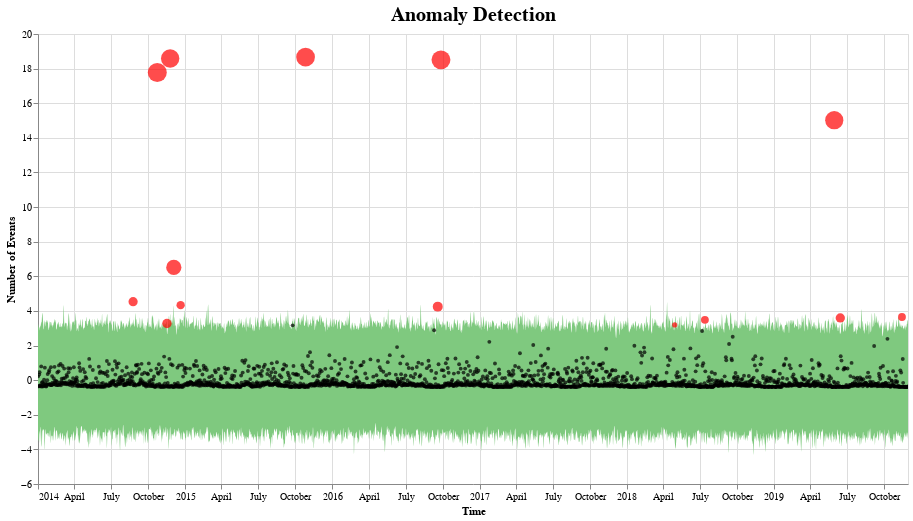

Notebook code for this chart:
### Code cell
fbp_data = pd.DataFrame()
fbp_data['ds'] = pd.date_range(start='1/1/2014', periods=len(eas_data))
fbp_data['y'] = eas_data[0] 

pred = fit_predict_model(fbp_data)
pred = detect_anomalies(pred)
plot_anomalies(pred)

### Figure 1 — Vega-Lite specification as saved in the notebook (floating-point values rounded to 4 significant figures; data arrays with more than 128 entries replaced by an {"elided": "..."} marker saying what was removed)
{"config": {"view": {"continuousWidth": 400, "continuousHeight": 300}, "title": {"fontSize": 20}}, "layer": [{"data": {"name": "data-f53cd285d8660a711b8f7e84900bd750"}, "mark": {"type": "area", "color": "#7FC97F", "interpolate": "basis"}, "encoding": {"tooltip": [{"type": "temporal", "field": "ds"}, {"type": "quantitative", "field": "fact"}, {"type": "quantitative", "field": "yhat_lower"}, {"type": "quantitative", "field": "yhat_upper"}], "x": {"type": "temporal", "field": "ds", "title": "Time"}, "y": {"type": "quantitative", "field": "yhat_upper"}, "y2": {"field": "yhat_lower"}}, "selection": {"selector031": {"type": "interval", "bind": "scales", "encodings": ["x", "y"]}}, "title": "Anomaly Detection"}, {"data": {"name": "data-55cd22acfdb70d0725c0448c95e8d2ca"}, "mark": {"type": "circle", "color": "Black", "opacity": 0.7, "size": 15}, "encoding": {"tooltip": [{"type": "temporal", "field": "ds"}, {"type": "quantitative", "field": "fact"}, {"type": "quantitative", "field": "yhat_lower"}, {"type": "quantitative", "field": "yhat_upper"}], "x": {"type": "temporal", "field": "ds"}, "y": {"type": "quantitative", "field": "fact", "title": "Number of Events"}}, "selection": {"selector032": {"type": "interval", "bind": "scales", "encodings": ["x", "y"]}}}, {"data": {"name": "data-7217e454a0b2d71c63e65c1ada715d55"}, "mark": {"type": "circle", "color": "Red", "size": 30}, "encoding": {"size": {"type": "quantitative", "field": "importance", "legend": null}, "tooltip": [{"type": "temporal", "field": "ds"}, {"type": "quantitative", "field": "fact"}, {"type": "quantitative", "field": "yhat_lower"}, {"type": "quantitative", "field": "yhat_upper"}], "x": {"type": "temporal", "field": "ds"}, "y": {"type": "quantitative", "field": "fact", "title": "Number of Events"}}, "selection": {"selector033": {"type": "interval", "bind": "scales", "encodings": ["x", "y"]}}}], "height": 450, "width": 870, "$schema": "https://vega.github.io/schema/vega-lite/v4.8.1.json", "datasets": {"data-f53cd285d8660a711b8f7e84900bd750": {"elided": "2160 records"}, "data-55cd22acfdb70d0725c0448c95e8d2ca": {"elided": "2146 records"}, "data-7217e454a0b2d71c63e65c1ada715d55": [{"ds": "2014-08-25T00:00:00", "trend": 0.06388, "yhat": 0.06388, "yhat_lower": -3.067, "yhat_upper": 3.682, "fact": 4.533, "anomaly": 1, "importance": 0.1878}, {"ds": "2014-10-24T00:00:00", "trend": 0.06137, "yhat": 0.06137, "yhat_lower": -2.601, "yhat_upper": 3.019, "fact": 17.78, "anomaly": 1, "importance": 0.8302}, {"ds": "2014-11-17T00:00:00", "trend": 0.06004, "yhat": 0.06004, "yhat_lower": -3.103, "yhat_upper": 2.62, "fact": 3.273, "anomaly": 1, "importance": 0.1995}, {"ds": "2014-11-25T00:00:00", "trend": 0.05942, "yhat": 0.05942, "yhat_lower": -2.591, "yhat_upper": 4.179, "fact": 18.58, "anomaly": 1, "importance": 0.7751}, {"ds": "2014-12-04T00:00:00", "trend": 0.05873, "yhat": 0.05873, "yhat_lower": -3.003, "yhat_upper": 3.053, "fact": 6.514, "anomaly": 1, "importance": 0.5313}, {"ds": "2014-12-21T00:00:00", "trend": 0.05741, "yhat": 0.05741, "yhat_lower": -3.409, "yhat_upper": 3.672, "fact": 4.333, "anomaly": 1, "importance": 0.1525}, {"ds": "2015-10-27T00:00:00", "trend": 0.03327, "yhat": 0.03327, "yhat_lower": -2.99, "yhat_upper": 3.596, "fact": 18.67, "anomaly": 1, "importance": 0.8074}, {"ds": "2016-09-19T00:00:00", "trend": 0.007694, "yhat": 0.007694, "yhat_lower": -3.024, "yhat_upper": 3.31, "fact": 4.248, "anomaly": 1, "importance": 0.2209}, {"ds": "2016-09-27T00:00:00", "trend": 0.00707, "yhat": 0.00707, "yhat_lower": -2.971, "yhat_upper": 3.289, "fact": 18.51, "anomaly": 1, "importance": 0.8223}, {"ds": "2018-04-30T00:00:00", "trend": -0.03815, "yhat": -0.03815, "yhat_lower": -3.525, "yhat_upper": 3.028, "fact": 3.192, "anomaly": 1, "importance": 0.05153}, {"ds": "2018-07-14T00:00:00", "trend": -0.044, "yhat": -0.044, "yhat_lower": -2.858, "yhat_upper": 3.017, "fact": 3.486, "anomaly": 1, "importance": 0.1345}, {"ds": "2019-05-31T00:00:00", "trend": -0.06903, "yhat": -0.06903, "yhat_lower": -2.819, "yhat_upper": 3.559, "fact": 15.02, "anomaly": 1, "importance": 0.7631}, {"ds": "2019-06-15T00:00:00", "trend": -0.0702, "yhat": -0.0702, "yhat_lower": -2.7, "yhat_upper": 2.903, "fact": 3.593, "anomaly": 1, "importance": 0.192}, {"ds": "2019-11-15T00:00:00", "trend": -0.08213, "yhat": -0.08213, "yhat_lower": -3.155, "yhat_upper": 3.164, "fact": 3.65, "anomaly": 1, "importance": 0.133}]}}
